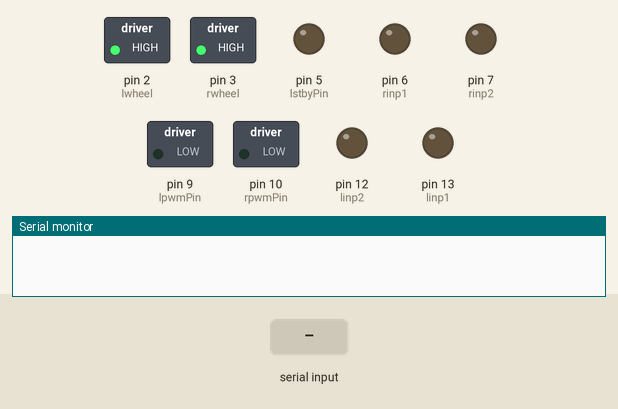
Simulated run of this sketch. Board: Arduino Uno, built with avr-gcc and run on an emulated ATmega328P. Shown: switched loads named in the sketch (green lamp = pin HIGH), output pins drawn as LEDs (lit = HIGH), the last lines printed to the serial monitor. The inputs (shaded band) are chosen by the test bench. Pins used as bus, display or sensor lines are not drawn.

Above: at 1.2 s.
1.3 s: "f90\n" received over Serial
At 4.1 s:
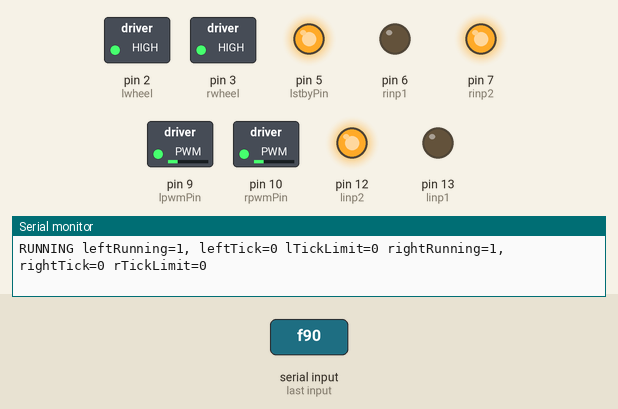
4.3 s: "h\n" received over Serial
At 7.1 s:
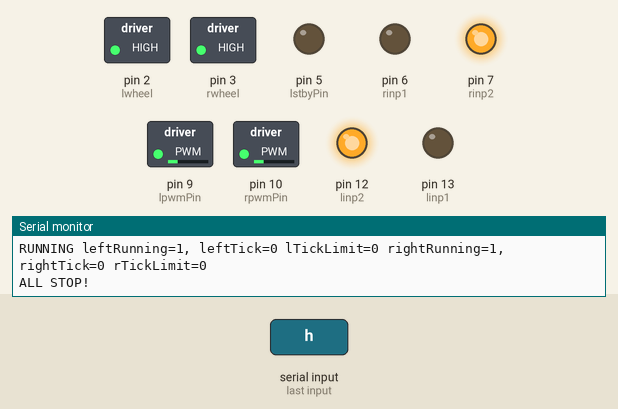
7.3 s: "b90\n" received over Serial
At 9.9 s:
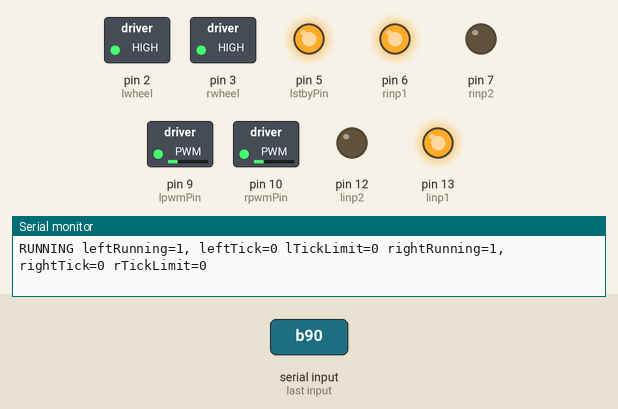
10.3 s: "r90\n" received over Serial
At 12.9 s:
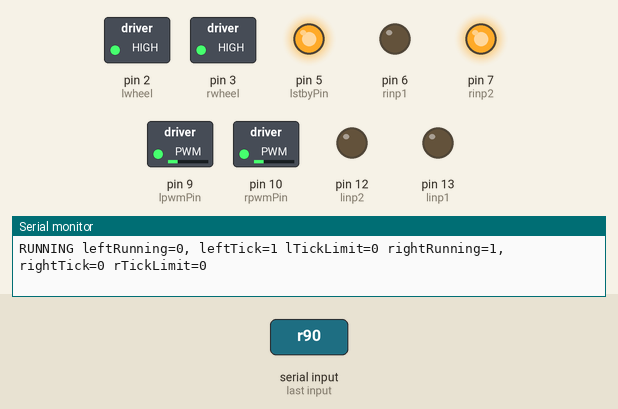
13.3 s: "l90\n" received over Serial
At 16.1 s:
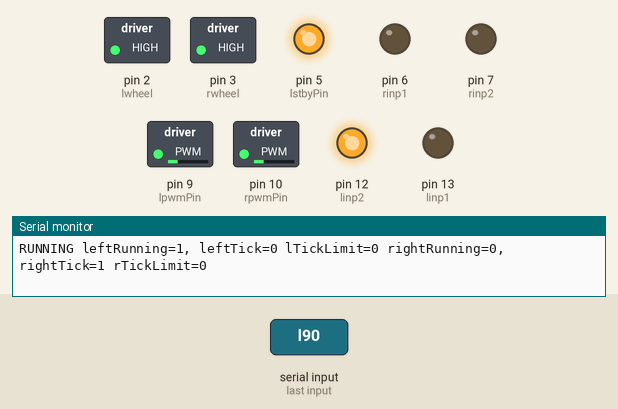
16.3 s: "s90\n" received over Serial
At 18.7 s:
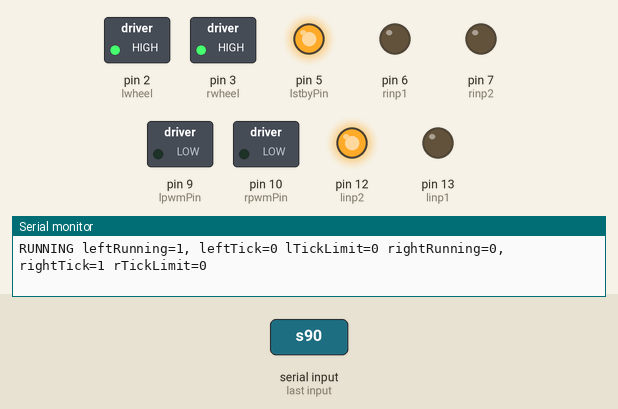
Timing chart, 0 to 20.2 s (numbered marks = the images above; inputs shaded):
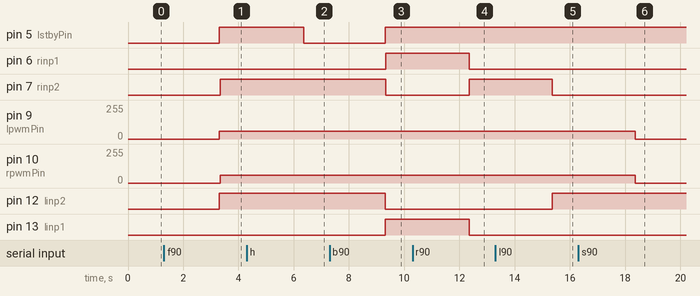

The sketch:

SteeringTest2.ino
```cpp
#define cbi(sfr, bit) (_SFR_BYTE(sfr) &= ~_BV(bit))
#define sbi(sfr, bit) (_SFR_BYTE(sfr) != _BV(bit))

volatile unsigned long leftTick = 0;
volatile unsigned long rightTick = 0;
volatile bool stopLeft = false;
volatile bool stopRight = false;


String cmdStr;
String msg = "@ ";
char cmd[5];

int lpwmPin = 9; // PWM ~9
int lstbyPin = 5; // PD5
int linp1 = 13;
int linp2 = 12;
int lwheel = 2; // INT0
unsigned long lTickLimit = 0;


int rpwmPin = 10; // PWM ~10
int rstbyPin = 4; // PD4
int rinp1 = 6;
int rinp2 = 7;
int rwheel = 3; // INT1
unsigned long rTickLimit = 0;

bool leftRunning = false;
bool rightRunning=false;

int potPin = 2;
int speed = 60;

void isr_leftTick();
void isr_rightTick();

void setup() {
   Serial.begin(9600);

   pinMode(lwheel, INPUT);
   digitalWrite(lwheel, HIGH);

   pinMode(rwheel, INPUT);
   digitalWrite(rwheel, HIGH);

  pinMode(lstbyPin, OUTPUT);
  pinMode(linp1, OUTPUT);
  pinMode(linp2, OUTPUT);
  pinMode(lpwmPin, OUTPUT);

  // Right
  pinMode(rstbyPin, OUTPUT);
  pinMode(rinp1, OUTPUT);
  pinMode(rinp2, OUTPUT);
  pinMode(rpwmPin, OUTPUT);

  pinMode(lwheel, OUTPUT);
  pinMode(rwheel, OUTPUT);
  attachInterrupt(digitalPinToInterrupt(lwheel), isr_leftTick, RISING);
  attachInterrupt(digitalPinToInterrupt(rwheel), isr_rightTick, RISING);
  leftRunning = false;
  rightRunning  = false;
}

void forward( int speed, int ticks ){
    msg = "";
    msg = msg + "FORWARD ... speed=" + speed + ", ticks=" + ticks;
    Serial.println(msg);
    leftFwd(speed, ticks);
    rightFwd(speed, ticks);
    PORTD |= B00110000;
}

void reverse(int speed, int ticks) {
  msg = "";
  msg = msg + "BACK ... speed=" + speed + ", ticks=" + ticks;
  Serial.println(msg);
  leftRev(speed, ticks);
  rightRev(speed, ticks);
  PORTD |= B00110000;

}

void rightFwd(int speed, int ticks) {
    rTickLimit = ticks;
    rightTick = 0;
    msg = "";
    msg = msg + "RIGHT Forward ... speed=" + speed + ", ticks=" + ticks;
    Serial.println(msg);
    digitalWrite(rinp1, LOW);
    digitalWrite(rinp2, HIGH);
    digitalWrite(rstbyPin, HIGH);
    analogWrite(rpwmPin, speed);
    // digitalWrite(rstbyPin, HIGH);
    rightRunning = true;
    stopRight = false;
}
void rightRev(int speed, int ticks) {
    rTickLimit = ticks;
    rightTick = 0;
    msg = "";
    msg = msg + "LEFT Back ... speed=" + speed + ", ticks=" + ticks;
  Serial.println(msg);
  digitalWrite(rinp1, HIGH);
  digitalWrite(rinp2, LOW);
  digitalWrite(rstbyPin, HIGH);
  analogWrite(rpwmPin, speed);
  rightRunning = true;
  stopRight = false;

}

void leftFwd(int speed, int ticks){
    lTickLimit = ticks;
    leftTick = 0;
    msg = "";
    msg = msg + "LEFT Forward ... speed=" + speed + ", ticks=" + ticks;
    Serial.println(msg);
    digitalWrite(linp1, LOW);
    digitalWrite(linp2, HIGH);
    digitalWrite(lstbyPin, HIGH);
    analogWrite(lpwmPin, speed);
    leftRunning = true;
    stopLeft = false;
}
void leftRev(int speed, int ticks){
    lTickLimit = ticks;
    leftTick = 0;
    msg = "";
    msg = msg + "RIGHT Back ... speed=" + speed + ", ticks=" + ticks;
  Serial.println(msg);
  digitalWrite(linp1, HIGH);
  digitalWrite(linp2, LOW);
  digitalWrite(lstbyPin, HIGH);
  analogWrite(lpwmPin, speed);
  leftRunning = true;
  stopLeft=false;

}


void allStop() {
  PORTD &= B11001111;
  Serial.println("ALL STOP!");
  // leftStop();
  // rightStop();
  lTickLimit = 0;
  leftTick = 1;
  leftRunning = false;
  rTickLimit = 0;
  rightTick = 1;
  rightRunning = false;
}

void leftStop() {
  Serial.println("LEFT STOP!");
  digitalWrite(linp1, LOW);
  digitalWrite(linp2, LOW);
  digitalWrite(lstbyPin, HIGH);
  lTickLimit = 0;
  leftTick = 1;
  leftRunning = false;
}

void rightStop() {
  Serial.println("RIGHT STOP!");
  digitalWrite(rinp1, LOW);
  digitalWrite(rinp2, LOW);
  digitalWrite(rstbyPin, HIGH);
  rTickLimit = 0;
  rightTick = 1;
  rightRunning = false;
}


void loop() {
    int newCmd = false;
    int param = 0;
    if(Serial.available() > 0)
    {
        cmdStr = Serial.readStringUntil(' ');
        param = Serial.parseInt();
        cmdStr.toCharArray(cmd, 5);
        newCmd = true;
    }
    if(newCmd) {
      msg = "";
      switch(cmd[0]){
        case 'f':
           forward(speed, param);
           break;
        case 'b':
           reverse(speed, param);
           break;
        case 'r':
           switch(cmd[1]) {
            case 'b':
              leftStop();
              rightRev(speed, param);
              digitalWrite(rstbyPin, HIGH);
              break;
            default:
              leftStop();
              rightFwd(speed, param);
              digitalWrite(rstbyPin, HIGH);
              break;
           }
           break;
        case 'l':
           switch(cmd[1]) {
            case 'b':
               rightStop();
               leftRev(speed, param);
               digitalWrite(lstbyPin, HIGH);
               break;
            default:
               rightStop();
               leftFwd(speed, param);
               digitalWrite(lstbyPin, HIGH);
              break;
           }
           break;
        case 's':
           speed = param;
           Serial.println(msg);
           switch(cmd[1]) {
            case 'l':
              analogWrite(lpwmPin, speed);
              msg = msg + "LEFT Speed " + param + " units";
               break;
            case 'r':
              analogWrite(rpwmPin, speed);
              msg = msg + "RIGHT Speed " + param + " units";
               break;
            default:
              analogWrite(lpwmPin, speed);
              analogWrite(rpwmPin, speed);
              msg = msg + "Speed " + param + " units";
            break;
           }
           Serial.println(msg);
           break;
        case 'q':
           msg = msg + "DUMP\n=======================" +
                       "\nSpeed " + speed +
                       "\nleftTick=" + leftTick +
                       "\nrightTick=" + rightTick +
                       "\nlTickLimit=" + lTickLimit +
                       "\nrTickLimit=" + rTickLimit +
                       "\nleftRunning=" + leftRunning +
                       "\nrightRunning=" + rightRunning;
           Serial.println(msg);
           break;
        case 'h':
           switch(cmd[1]) {
            case 'l':
               rightStop();
               break;
            case 'r':
               leftStop();
               break;
            default:
               msg = msg + "HALT!";
               allStop();
            break;
           }
           break;
        default:
           msg = msg +  "Command " + cmdStr + " is not yet implemented";
           break;
      }
      newCmd = false;
    }

    if ( leftRunning || rightRunning ) {
       msg = "";
       msg = msg + "RUNNING leftRunning=" + leftRunning + ", leftTick=" + leftTick + " lTickLimit=" + lTickLimit +
                   " rightRunning=" + rightRunning + ", rightTick=" + rightTick + " rTickLimit=" + rTickLimit;
       Serial.println(msg);
       if(stopRight && rightRunning ) {
         rightStop();
      }
       if ( stopLeft && leftRunning ) {
         leftStop();
       }
    }
}


void isr_leftTick() {
  ++leftTick;
  stopLeft = leftTick > lTickLimit;
}

void isr_rightTick() {
  ++rightTick;
  stopRight = rightTick > rTickLimit;
}
```

Measured:
- after the input at 1.3 s, pin 5 (lstbyPin), pin 7 (rinp2), pin 12 (linp2): LOW → HIGH after 2.0 s; pin 9 (lpwmPin), pin 10 (rpwmPin): 0/255 → 60/255 after 2.0 s
- after the input at 4.3 s, pin 5 (lstbyPin): HIGH → LOW after 2.1 s
- after the input at 7.3 s, pin 5 (lstbyPin), pin 6 (rinp1), pin 13 (linp1): LOW → HIGH after 2.0 s; pin 7 (rinp2), pin 12 (linp2): HIGH → LOW after 2.0 s
- after the input at 10.3 s, pin 6 (rinp1), pin 13 (linp1): HIGH → LOW after 2.1 s; pin 7 (rinp2): LOW → HIGH after 2.1 s
- after the input at 13.3 s, pin 7 (rinp2): HIGH → LOW after 2.1 s; pin 12 (linp2): LOW → HIGH after 2.1 s
- after the input at 16.3 s, pin 9 (lpwmPin), pin 10 (rpwmPin): 60/255 → 0/255 after 2.1 s
